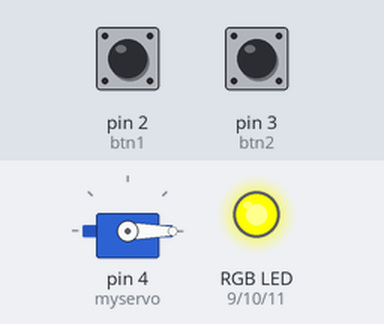
This sketch was run on a simulated Arduino Uno, built with avr-gcc and run on an emulated ATmega328P. Parts: servo, an RGB LED mixed from three pins (HIGH = lit). Dashed ring = blinking. The inputs (shaded band) are chosen by the test bench; at power-on: pin 3 (btn2) LOW, pin 2 (btn1) LOW.

Above: at 1.2 s.
1.3 s: pin 3 (btn2) pulled HIGH for 0.15 s
At 2.9 s:
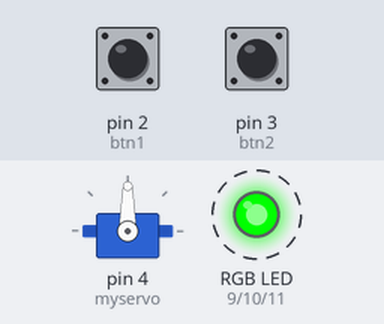
4.4 s: pin 3 (btn2) pulled HIGH for 3.2 s
At 10.3 s:
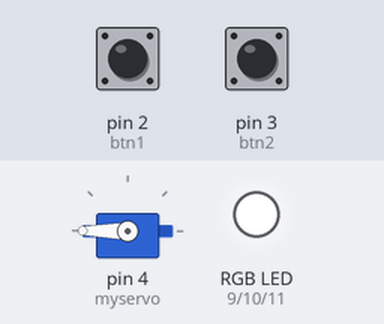
10.6 s: pin 2 (btn1) pulled HIGH for 3.2 s
At 13.0 s:
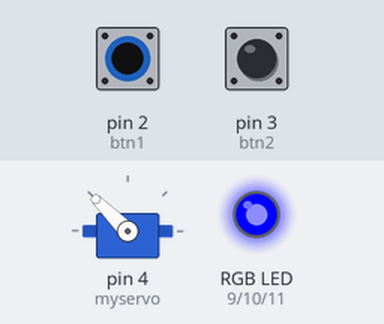
15.3 s: pin 2 (btn1) pulled HIGH for 0.15 s
At 17.9 s:
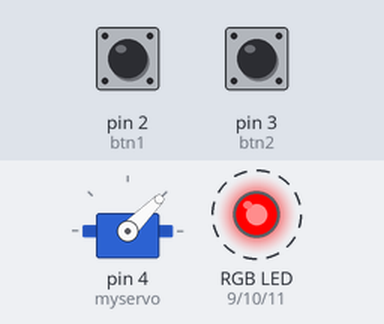
Timing chart, 0 to 19.4 s (numbered marks = the images above; inputs shaded):
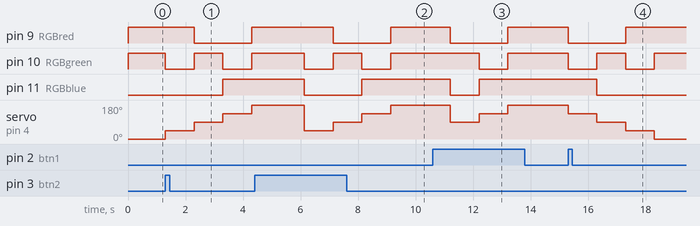

The sketch:

lab_10_level_031.ino
```cpp
/*
Name:-pranav bhavsar
lab 10
level 03
200545944
*/

#include <Servo.h>
Servo myservo;
int btn1 = 2;
int btn2 = 3;
int RGBred = 9;
int RGBgreen = 10;
int RGBblue = 11;
int val;
void setup()
{
myservo.attach(4);
pinMode(btn1, INPUT);
pinMode(btn2, INPUT);
pinMode(RGBred, OUTPUT);
pinMode(RGBgreen, OUTPUT);
pinMode(RGBblue, OUTPUT);
Serial.begin(9600);
myservo.write(0);
}
void loop()
{

    // adding conditions for first btn.
    if (val == 0)
    {
        myservo.write(0);      // at 0%
        analogWrite(RGBred, 255); //yellow light will glow
        analogWrite(RGBgreen, 255);
        analogWrite(RGBblue, 0);
    }

    if (digitalRead(btn1) == HIGH)
    {
        val++;
        if (val == 0)
        {
            val = 1;
        }

        else if (val == 1)
        {
            myservo.write(45);     // at 25%
            analogWrite(RGBred, 255); //RGBred light will glow
            analogWrite(RGBgreen, 0);
            analogWrite(RGBblue, 0);
            delay(1000);
        }
        else if (val == 2)
        {
            myservo.write(90);       // at 50%
            analogWrite(RGBgreen, 255); //RGBgreen light will glow
            analogWrite(RGBred, 0);
            analogWrite(RGBblue, 0);
            delay(1000);
        }
        else if (val == 3)
        {
            myservo.write(135);     // at 75%
            analogWrite(RGBblue, 255); //RGBblue light will glow
            analogWrite(RGBred, 0);
            analogWrite(RGBgreen, 0);
            delay(1000);
        }
        else if (val == 4)
        {
            myservo.write(180); // at 100%
            analogWrite(RGBred, 255);
            analogWrite(RGBgreen, 255);
            analogWrite(RGBblue, 255); //white light will glow
            delay(1000);
        }
        else if (val == 5)
        {
            myservo.write(135); //at 75%
            analogWrite(RGBred, 0);
            analogWrite(RGBgreen, 0);
            analogWrite(RGBblue, 255); //RGBblue light will glow
            delay(1000);
            myservo.write(90); // at 50%
            analogWrite(RGBred, 0);
            analogWrite(RGBgreen, 255); //RGBgreen light will glow
            analogWrite(RGBblue, 0);
            delay(1000);
            myservo.write(45);     //at 25%
            analogWrite(RGBred, 255); //RGBred light will glow
            analogWrite(RGBgreen, 0);
            analogWrite(RGBblue, 0);
            delay(1000);
            myservo.write(0); // at 0%
            analogWrite(RGBred, 255);
            analogWrite(RGBgreen, 255);
            analogWrite(RGBblue, 0); //yellow light will glow
            delay(1000);

        } // end of if statements.

    } // end of conditions for btn 1.

    // adding conditions for second btn
    else if (digitalRead(btn2) == HIGH)
    {
        val++;
        if (val == 6)
        {
            myservo.write(45);     // at 25%
            analogWrite(RGBred, 255); // RGBred light will glow
            analogWrite(RGBgreen, 0);
            analogWrite(RGBblue, 0);
            delay(1000);
            myservo.write(90); // at 50%
            analogWrite(RGBred, 0);
            analogWrite(RGBgreen, 255); //RGBgreen light will glow
            analogWrite(RGBblue, 0);
            delay(1000);
            myservo.write(135); // at 75%
            analogWrite(RGBred, 0);
            analogWrite(RGBgreen, 0);
            analogWrite(RGBblue, 255); // RGBblue light will glow
            delay(1000);
            myservo.write(180); // at 100%
            analogWrite(RGBred, 255);
            analogWrite(RGBgreen, 255);
            analogWrite(RGBblue, 255); //white light will glow
            delay(1000);

        }

    }

} 
```

Measured:
- after the input at 1.3 s, pin 9 (RGBred): HIGH → LOW after 1.0 s, → HIGH 2.0 s later; pin 10 (RGBgreen): alternates HIGH for 1.0 s and LOW for 1.0 s, starting at once; pin 11 (RGBblue): LOW → HIGH after 2.0 s; servo on pin 4 (myservo): 0° → 45° at once, → 90° 1.0 s later, → 135° 1.0 s later, → 180° 1.0 s later
- after the input at 4.4 s, pin 9 (RGBred): HIGH → LOW after 2.7 s, → HIGH 2.0 s later; pin 10 (RGBgreen): alternates HIGH for 1.0 s and LOW for 1.0 s, starting after 1.7 s; pin 11 (RGBblue): HIGH → LOW after 1.7 s, → HIGH 2.0 s later; servo on pin 4 (myservo): 180° → 45° after 1.7 s, → 90° 1.0 s later, → 135° 1.0 s later, → 180° 1.0 s later
- after the input at 10.6 s, pin 9 (RGBred): HIGH → LOW after 0.61 s, → HIGH 2.0 s later; pin 10 (RGBgreen): HIGH → LOW after 1.6 s, → HIGH 1.0 s later; pin 11 (RGBblue): HIGH → LOW after 0.61 s, → HIGH 1.0 s later; servo on pin 4 (myservo): 180° → 90° after 0.61 s, → 135° 1.0 s later, → 180° 1.0 s later
- after the input at 15.3 s, pin 9 (RGBred): HIGH → LOW at once, → HIGH 2.0 s later; pin 10 (RGBgreen): alternates HIGH for 1.0 s and LOW for 1.0 s, starting at once; pin 11 (RGBblue): HIGH → LOW after 1.0 s; servo on pin 4 (myservo): 180° → 135° at once, → 90° 1.0 s later, → 45° 1.0 s later, → 0° 1.0 s later
